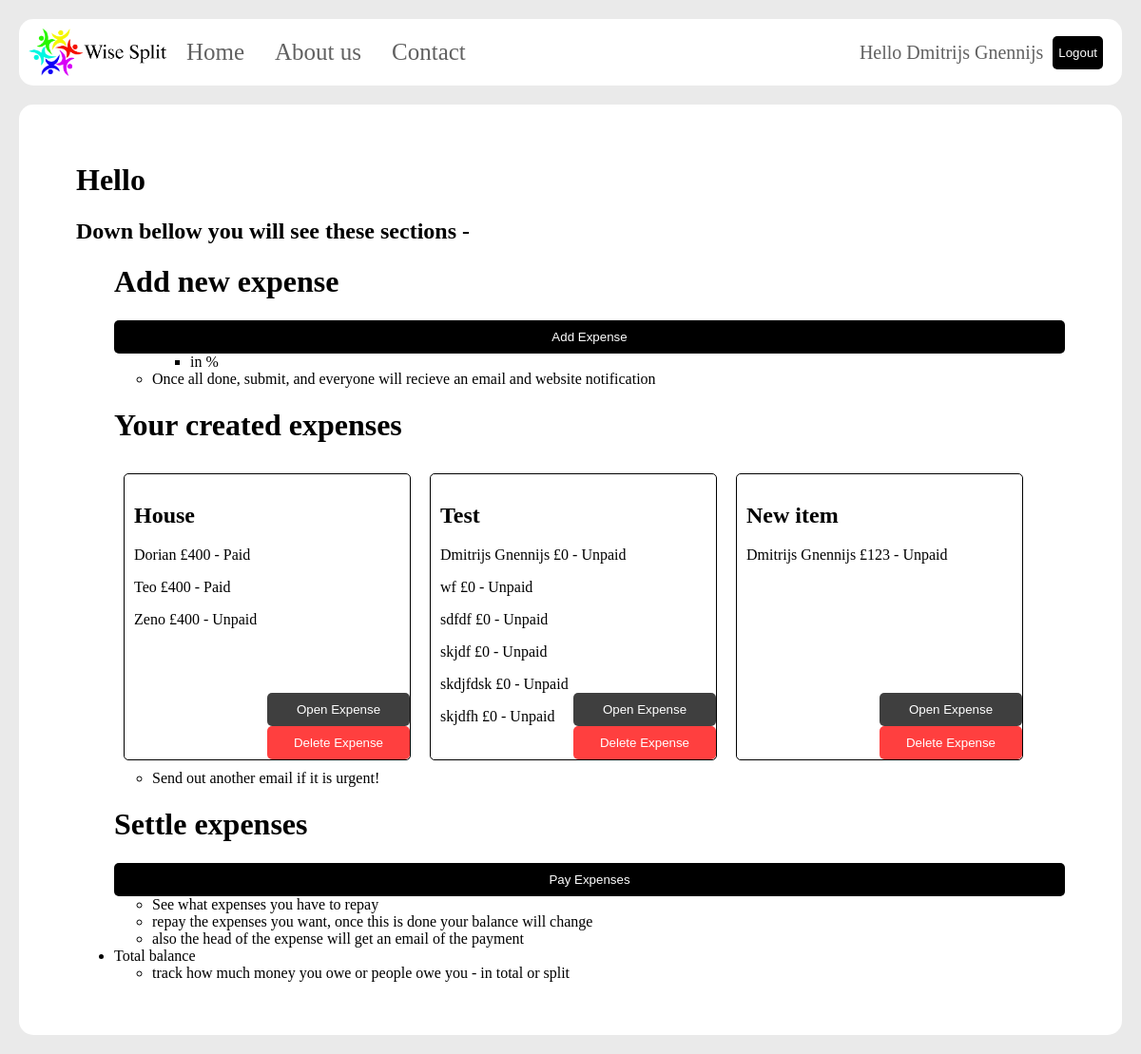
Page /index.php?done=success (signed in) on the earlier database version.
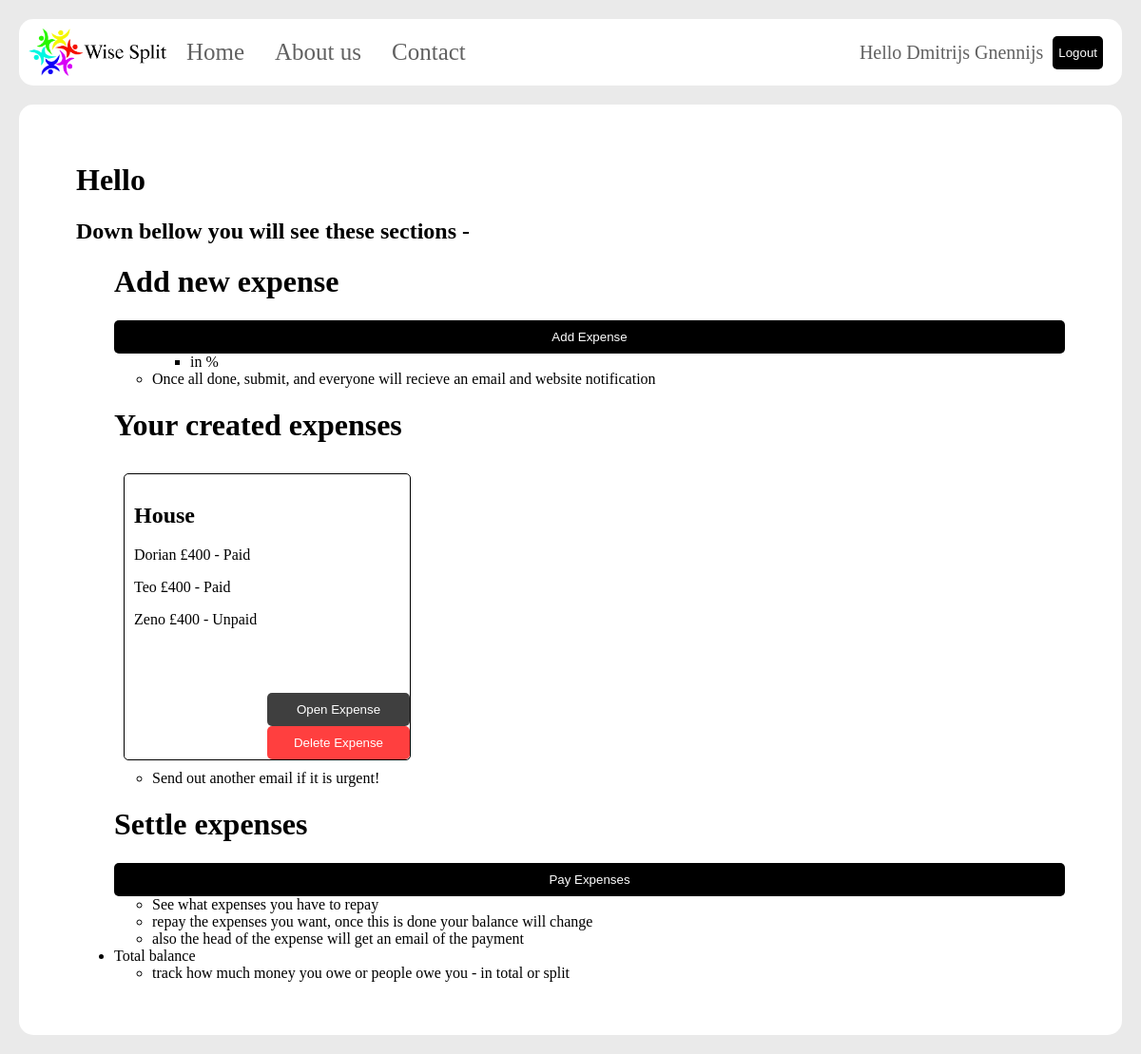
Same page on the later database version.
### tables this page shows
CREATE TABLE Expenses (
  ExpenseID INTEGER PRIMARY KEY,
  UserID INTEGER,
  Name TEXT,
  DateCreated DATE
);

CREATE TABLE ExpenseOwe(
  PersonID INTEGER PRIMARY KEY,
  ExpenseID INTEGER,
  UserID INTEGER,
  Name TEXT,
  Amount INTEGER,
  Reference TEXT,
  Email TEXT,
  Paid BOOLEAN
);

### my_expense.php (the view, shortened to what this page needs)
<?php
$userID = $_SESSION['userID'];
$db = new SQLite3('todo.db');
$stmt = $db->prepare("SELECT * FROM Expenses Where UserID = :userID;");
$stmt->bindValue(':userID', $userID, SQLITE3_INTEGER);
$result = $stmt->execute();
echo "<div class='my_made_exp'>";
while ($row = $result->fetchArray()) {
  $name = "{$row['Name']}";
  $expenseID = "{$row['ExpenseID']}";
  ?><div class='my_expense'><?php
    echo "<h2>$name</h2>";
    $stmt = $db->prepare("SELECT * FROM ExpenseOwe Where ExpenseID = :userID;");
    $stmt->bindValue(':userID', $expenseID, SQLITE3_INTEGER);
    $result_exp = $stmt->execute();
    while ($row = $result_exp->fetchArray()) {
      $people = "{$row['Name']}";
      $amount = "{$row['Amount']}";
      $paid = "{$row['Paid']}";
      if ($paid == 0){
        $paid = "Unpaid";
      }
      else {
        $paid = "Paid";
      }
      echo "<p>$people &pound$amount - $paid</p>";
    }
    ?>
    <div class='buttons'>
      <form name="open_expense" action="open_my_expense.php" method="post">
        <button type='submit' name='expenseButton'>Open Expense</button>
      </form>
      <form name="delete_expense" action="delete_my_expense.php" method="post">
        <button type='submit' name='expenseButton' style="background-color:red;">Delete Expense</button>
      </form>
</div>
</div>
    <?php
}
echo "</div>";
 ?>

Differences in the rows shown:
removed expenses: Name "Test"
no longer on this page (row edited): expenseowe: Name "Dmitrijs Gnennijs", Amount "0", Paid "Unpaid", shown under "Test"
no longer on this page (row edited): expenseowe: Name "wf", Amount "0", Paid "Unpaid", shown under "Test"
no longer on this page (row edited): expenseowe: Name "sdfdf", Amount "0", Paid "Unpaid", shown under "Test"
no longer on this page (row edited): expenseowe: Name "skjdf", Amount "0", Paid "Unpaid", shown under "Test"
no longer on this page (row edited): expenseowe: Name "skdjfdsk", Amount "0", Paid "Unpaid", shown under "Test"
no longer on this page (row edited): expenseowe: Name "skjdfh", Amount "0", Paid "Unpaid", shown under "Test"
removed expenses: Name "New item"
no longer on this page (row edited): expenseowe: Name "Dmitrijs Gnennijs", Amount "123", Paid "Unpaid", shown under "New item"
